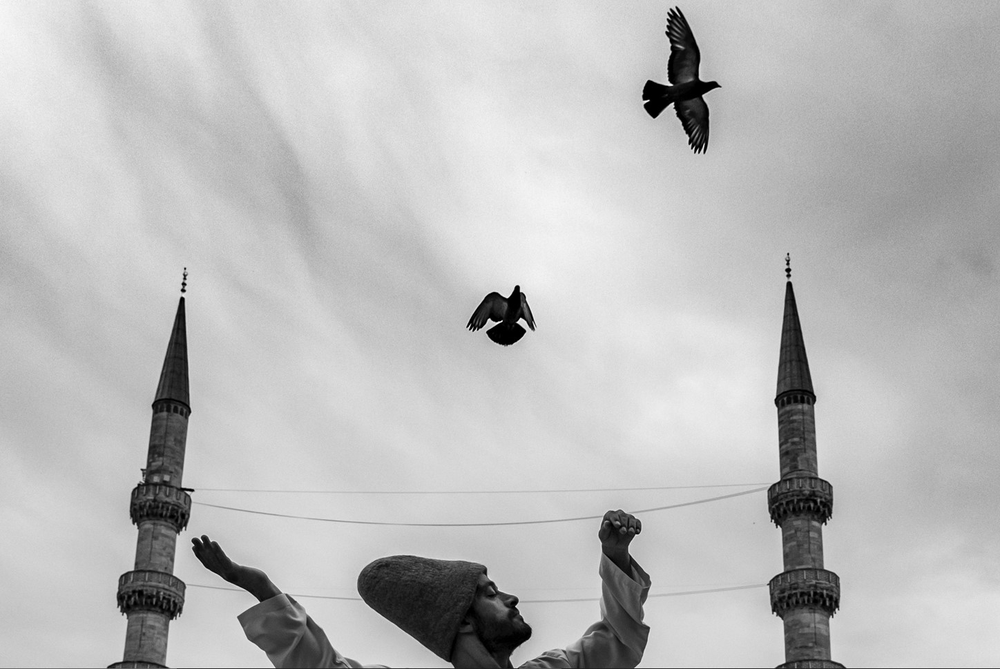
#> input picture images/paisage.tiff, 1000 x 669 px, shrunk from 1448 x 969 before the run
$ jupyter execute --allow-errors trab_PDI_Lucas_e_Tiago.ipynb
#> lines starting #> are read from the running program, lines starting #| are printed output that depends on the picture
Neste trabalho apresentaremos um método de detectar objetos em uma imagem a partir de um função que calcula **diferenças quadraticas**. Ma é possível que exista diferenças na coloração do objeto a ser procurado na imagem, a partir disto temos que aplicar alguns filtros para equalizar a iluminação da imagem.

# Importando bibliotecas:

[cell 1]
import cv2
import numpy as np
import scipy.signal
import matplotlib.pyplot as plt

# Transformação pontual de lei de potência

Utilizaremos a transformação Gamma para equalizar as diferenças de iluminação da imagem, ela utiliza a formula s = c * ry.

**Diferença Quadrática**
**Assim, é possível observar por meio do gráfico que valores altos de entrada, após o processamento gamma, saem com um valor mais próximo ao 0, invertendo cas ocorra o contrário. Um detalhe muito importante explorado adiante..**

[cell 2]
#Recebe uma imagem
def power_law_tranformation(obj, gamma):
  obj_gamma = np.zeros(obj.shape, dtype=np.uint8)
  obj_gamma = 255*(obj/255)**gamma
  #retorna a imagem com o filtro gamma aplicado
  return obj_gamma

# Correlação cruzada
Com a correlação cruzada iremos obter a diferença quadratica nas imagens.

[cell 3]
#recebe a imagem e o objeto para se localizar
def square_correlation(img, obj):
  w = np.ones(obj.shape)
  imgW = scipy.signal.correlate(img**2, w, mode='same')
  imgObj = scipy.signal.correlate(img, obj, mode='same')
  img_dif = imgW + np.sum(obj**2) - 2*imgObj
  # Remove a borda
  half_row_obj = obj.shape[0]//2
  half_col_obj = obj.shape[1]//2
  img_dif_center = img_dif[half_row_obj:-half_row_obj,
                          half_col_obj:-half_col_obj]
  #retorna a imagem com as diferenças
  return img_dif

# Marcando o objeto a ser localizado com um retângulo

Utilizando a biblioteca cv2 vamos desenhar um retangulo demarcando o objeto sobre a imagem original.

[cell 4]
def draw_rectangle(img, center, size):
  half_num_rows_obj = size[0]//2
  half_num_cols_obj = size[1]//2
  img_rectangle = img.copy()
  pt1 = (center[1]-half_num_cols_obj, center[0]-half_num_rows_obj)
  pt2 = (center[1]+half_num_cols_obj, center[0]+half_num_rows_obj)
  #retangulo preto para contrastar com a imagem que tem fundo claro
  cv2.rectangle(img_rectangle, pt1=pt1, pt2=pt2, color=0, thickness=3)
  return img_rectangle

# Melhor resultado da busca
Como a iluminação das imagens não são 100% iguais precisamos fazer um sistema de pontuação com a melhor matriz, na função abaixo vamos obter um varios valores de "match", o menor valor resultará na imagem mais próxima do objeto.

[cell 5]
#procura a posição da matri com menor valor
def find_minimum(img):
  num_rows, num_cols = img.shape
  menor_valor = img[0,0]
  indice_menor_valor = (0, 0)
  for row in range(num_rows):
    for col in range(num_cols):
      valor = img[row,col]
      if valor<=menor_valor:
        menor_valor = valor
        indice_menor_valor = (row, col)
  return menor_valor, indice_menor_valor

# Localização dos objetos
Está será a função capaz de mostrar o objeto localizado caso nenhum obstáculo ocorra durante o processamento. Basicamente ele mesclará todos os passos anteriores variando a transformação Gamma, assim quanto mais variações, mais chances de localizar o objeto.

[cell 6]
#recebe a imagem, o objeto e o fator de iluminação que serve para garantir que o excesso da mudança de iluminação assim previne error na busca
def search_object(img, obj, obj_lighting):
  # Lendo as imagens e as convertendo em float.
  img = img
  img = img.astype(float)
  obj = obj
  obj = obj.astype(float)

  position_global = (0,0)
  min_global = np.Inf

  #conferindo o fator de iliminação
  if obj_lighting == "both":
    values_of_gamma = np.linspace(0.01, 5.0, 50)
  elif obj_lighting == "dark":
    values_of_gamma = np.linspace(0.01, 1, 14)
  if obj_lighting == "white":
    values_of_gamma = np.linspace(1, 5.0, 14)
  else:
    print("argument invalid")
    exit()

  #Calculando para diferentes valores de gamma
  for gamma in values_of_gamma:
    gamma_obj = power_law_tranformation(obj, gamma)
    diff = square_correlation(img, gamma_obj)
    min, pos = find_minimum(diff)
    #caso ache uma melhor pontuação na varredura, substitui
    if min < min_global:
      min_global = min
      position_global = pos
  return draw_rectangle(img, position_global, obj.shape)

# Altera do gamma
Na função abaixo alteramos o gamma do objeto para buscar com diferentes tipos de iluminação na imagem

[cell 7]
def gera_gamma(img, gamma):
  num_lin, num_col = img.shape
  img_gamma = np.zeros([num_lin, num_col], dtype = np.uint8)
  img_gamma = 255*((img/255)**gamma)
  return img_gamma

# Testando a aplicação
Para testar a aplicação, utilizamos vamos procurar o passaro de asas abertas, nele nós variamos o gamma para procurar com diferentes tipos de iluminação.

[cell 8]
img = plt.imread("images/paisage.tiff")
#> img is the input picture: shape (669, 1000); min 0, max 255, mean 187.8
obj = plt.imread("images/bird.tiff")
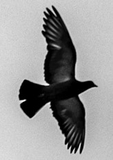
#> input picture images/bird.tiff, 113 x 160 px, shrunk from 164 x 231 before the run
#> obj is the input picture: shape (160, 113); min 0, max 255, mean 152
objDark = gera_gamma(obj,3)
#> in gera_gamma, `img_gamma = 255*((img/255)**gamma)`:
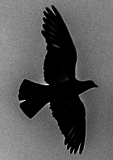
#> img_gamma: shape (160, 113) float64; min 0, max 255, mean 88.5
objWhite = gera_gamma(obj,0.2)
#> call 2 of gera_gamma, with gamma = 0.2
#> in gera_gamma (call 2), `img_gamma = 255*((img/255)**gamma)`:
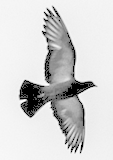
#> img_gamma: shape (160, 113) float64; min 0, max 255, mean 211.4

# Teste com a ave escura
plt.figure(figsize=[20,20])
plt.subplot(1,3,1)
plt.imshow(img, 'gray')
plt.subplot(1,3,2)
plt.imshow(objDark, 'gray')
#> (the rest of this cell did not finish here and is left out)

plt.subplot(1,3,3)
plt.imshow(result, 'gray')

# Teste com a ava clara
plt.figure(figsize=[20,20])
plt.subplot(1,3,1)
plt.imshow(img, 'gray')
plt.subplot(1,3,2)
plt.imshow(objWhite, 'gray')
result = search_object(img, objWhite, "white")
plt.subplot(1,3,3)
plt.imshow(result, 'gray')

#plotando objeto original
plt.figure(figsize=[20,20])
plt.subplot(1,3,2)
plt.imshow(obj, 'gray')
